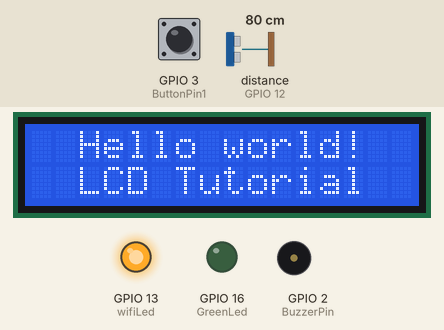
Simulated run of this sketch. Board: ESP8266 (NodeMCU). Shown: 16×2 character LCD, output pins drawn as LEDs (lit = HIGH), buzzer (waves = sounding, pin HIGH). Wiring (inferred from the names in the program): ultrasonic range finder: trigger GPIO 14; echo GPIO 12. The inputs (shaded band) are chosen by the test bench; at power-on: distance to the obstacle (sensor on GPIO 12) 80 cm, GPIO 3 (ButtonPin1) HIGH. The echo pulse lasts 58.3 µs per cm; WiFi joins after 1.5 s; servers stay silent unless stated; pins used as bus, display or sensor lines are not drawn; what the sketch prints to the serial monitor is not drawn.

Above: at 4.2 s.
4.3 s: distance to the obstacle (sensor on GPIO 12) set to 35 cm
At 5.5 s:
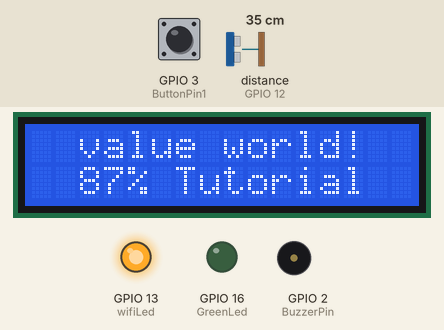
5.8 s: distance to the obstacle (sensor on GPIO 12) set to 60 cm
At 6.7 s:
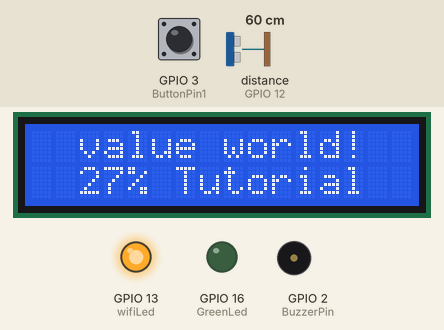
Timing chart, 0 to 8.8 s (numbered marks = the images above; inputs shaded):
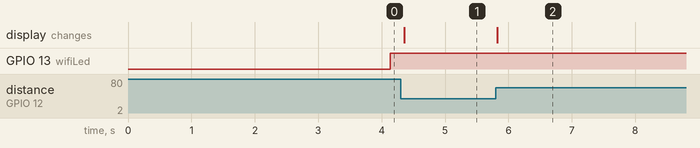

The sketch:

arduino_code.ino
```cpp
unsigned long previousMillis = 0;
unsigned long interval = 30000;

#define BLYNK_TEMPLATE_ID "TMPL3o0kOUIUY"
#define BLYNK_TEMPLATE_NAME "water level"
#define BLYNK_AUTH_TOKEN "7D7Q-0jmQTOuGs7TP5QuKJxOIygVs9Iw"


#ifdef ESP32
#include <WiFi.h>
#include <WiFiClient.h>
#include <BlynkSimpleEsp32.h>
#elif defined(ESP8266)
#include <ESP8266WiFi.h>
#include <BlynkSimpleEsp8266.h>
#endif

#include <LiquidCrystal_I2C.h>
#include <AceButton.h>

LiquidCrystal_I2C lcd(0x3F, 16, 2);

// Your WiFi credentials.
// Set password to "" for open networks.
const char* ssid = "SuryaRMS";
const char* password = "E9WV07VA_@2018";

//Set Water Level Distance in CM
int emptyTankDistance = 70;  //Distance when tank is empty
int fullTankDistance = 30;   //Distance when tank is full

//Set trigger value in percentage
int triggerPer = 10;  //alarm will start when water level drop below triggerPer

// Define connections to sensor
#define TRIGPIN 14
#define ECHOPIN 12
#define wifiLed 13
#define ButtonPin1 3
#define BuzzerPin 2
#define GreenLed 16

//Change the virtual pins according the rooms
#define VPIN_BUTTON_1 V1
#define VPIN_BUTTON_2 V2

float duration;
float distance;
int waterLevelPer;
bool toggleBuzzer = HIGH;  //Define to remember the toggle state

char auth[] = BLYNK_AUTH_TOKEN;

using namespace ace_button;

ButtonConfig config1;
AceButton button1(&config1);

//void handleEvent1(aceButton*, uint8_t, uint8_t);

BlynkTimer timer;

void checkBlynkStatus() {  // called every 3 seconds by SimpleTimer

  bool isconnected = Blynk.connected();
  if (isconnected == false) {
    //Serial.println("Blynk Not Connected");
    digitalWrite(wifiLed, LOW);
  }
  if (isconnected == true) {
    digitalWrite(wifiLed, HIGH);
    //Serial.println("Blynk Connected");
  }
}

BLYNK_CONNECTED() {
  Blynk.syncVirtual(VPIN_BUTTON_1);
  Blynk.syncVirtual(VPIN_BUTTON_2);
}

void displayData(int value)
{

  lcd.setCursor(2, 0);  //Set cursor to character 2 on line 0
  lcd.print("value");

  lcd.setCursor(2, 1);  //Move cursor to character 2 on line 1
  lcd.print(value);

  lcd.print("%");

}

void measureDistance() {
  // Set the trigger pin LOW for 2uS
  digitalWrite(TRIGPIN, LOW);
  delayMicroseconds(2);

  // Set the trigger pin HIGH for 20us to send pulse
  digitalWrite(TRIGPIN, HIGH);
  delayMicroseconds(20);

  // Return the trigger pin to LOW
  digitalWrite(TRIGPIN, LOW);

  // Measure the width of the incoming pulse
  duration = pulseIn(ECHOPIN, HIGH);

  // Determine distance from duration
  // Use 343 metres per second as speed of sound
  // Divide by 1000 as we want millimeters

  distance = ((duration / 2) * 0.343) / 10;

  if (distance > (fullTankDistance - 10) && distance < emptyTankDistance) {
    waterLevelPer = map((int)distance, emptyTankDistance, fullTankDistance, 0, 100);
    displayData(waterLevelPer);
    Blynk.virtualWrite(VPIN_BUTTON_1, waterLevelPer);
    Blynk.virtualWrite(VPIN_BUTTON_2, (String(distance) + " cm"));

    // Print result to serial monitor
    Serial.print("Distance: ");
    Serial.print(distance);
    Serial.println(" cm");

    if (waterLevelPer < triggerPer) {
      digitalWrite(GreenLed, HIGH);
      if (toggleBuzzer == HIGH) {
        digitalWrite(BuzzerPin, HIGH);
      }
    }
    if (distance < fullTankDistance) {
      digitalWrite(GreenLed, LOW);
      if (toggleBuzzer == HIGH) {
        digitalWrite(BuzzerPin, HIGH);
      }
    }

    if (distance > (fullTankDistance + 5) && waterLevelPer > (triggerPer + 5)) {
      toggleBuzzer = HIGH;
      digitalWrite(BuzzerPin, LOW);
    }
  }

  // Delay before repeating measurement
  delay(100);
}


void initWiFi()
{
  WiFi.mode(WIFI_STA);
  WiFi.begin(ssid, password);
  Serial.print("Connecting to WiFi ..");
  while (WiFi.status() != WL_CONNECTED) {
    Serial.print('.');
    delay(1000);
  }
  Serial.println(WiFi.localIP());
}

void setup()
{
  // Set up serial monitor
  Serial.begin(115200);

  // Set pinmodes for sensor connections
  pinMode(ECHOPIN, INPUT);
  pinMode(TRIGPIN, OUTPUT);
  pinMode(wifiLed, OUTPUT);
  pinMode(GreenLed, OUTPUT);
  pinMode(BuzzerPin, OUTPUT);

  pinMode(ButtonPin1, INPUT_PULLUP);

  digitalWrite(wifiLed, LOW);
  digitalWrite(GreenLed, LOW);
  digitalWrite(BuzzerPin, LOW);

  config1.setEventHandler(button1Handler);

  button1.init(ButtonPin1);

  lcd.init();
  lcd.clear();
  lcd.backlight();  // Make sure backlight is on

  // Print a message on both lines of the LCD.
  lcd.setCursor(2, 0);  //Set cursor to character 2 on line 0
  lcd.print("Hello world!");

  lcd.setCursor(2, 1);  //Move cursor to character 2 on line 1
  lcd.print("LCD Tutorial");

  initWiFi();
  timer.setInterval(2000L, checkBlynkStatus);  // check if Blynk server is connected every 2 seconds
  Blynk.config(auth);
  delay(1000);
}
void loop()
{

  measureDistance();

  Blynk.run();
  timer.run();  // Initiates SimpleTimer

  button1.check();

  wifi_reconnect();

}

void button1Handler(AceButton* button, uint8_t eventType, uint8_t buttonState)
{
  Serial.println("EVENT1");
  switch (eventType)
  {
    case AceButton::kEventReleased:
      //Serial.println("kEventReleased");
      digitalWrite(BuzzerPin, LOW);
      toggleBuzzer = LOW;
      break;
  }
}

void wifi_reconnect()
{
  unsigned long currentMillis = millis();
  // if WiFi is down, try reconnecting every CHECK_WIFI_TIME seconds
  if ((WiFi.status() != WL_CONNECTED) && (currentMillis - previousMillis >= interval))
  {
    Serial.print(millis());
    Serial.println("Reconnecting to WiFi...");
    WiFi.disconnect();
    WiFi.reconnect();
    previousMillis = currentMillis;
  }

}
```

Measured:
- after the input at 4.3 s, the display: changes after 0.06 s (image 1)
- after the input at 5.8 s, the display: changes at once (image 2)
